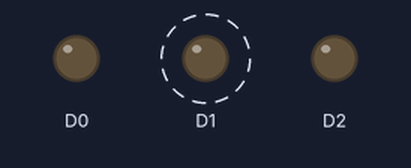
The program below on a simulated Arduino MKR. Parts: output pins drawn as LEDs (lit = HIGH). Dashed ring = blinking.

Above: at 0.1 s.
Timing chart, 0 to 3.0 s (numbered marks = the images above):
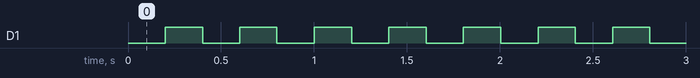

Measured:
- by itself, D1: alternates HIGH for 0.20 s and LOW for 0.20 s, 20 changes in all, then stays LOW

The program:

main.cpp
```cpp
#include <Arduino.h>

enum class LedPin : uint8_t {
  Warning = 0,
  Error = 1,
  Ok = 2
};

struct Blinker {
  uint32_t last_toggle_time = 0;
  bool led_state = false;
  int blink_counter = 0;
  int target_blinks = 0;
  uint32_t interval_ms = 0;
  LedPin pin;

  void start(LedPin led_pin, int n_blinks, uint32_t duration_ms);
  void update();
};


//Declarations
void setPinMode(LedPin pin, u_int8_t mode);
void writePin(LedPin pin, u_int8_t value);
Blinker errorBlinker;

void setup()
{
  setPinMode(LedPin::Error, OUTPUT);
  setPinMode(LedPin::Warning, OUTPUT);
  setPinMode(LedPin::Ok, OUTPUT);

  writePin(LedPin::Error, LOW);
  writePin(LedPin::Warning, LOW);
  writePin(LedPin::Ok, LOW);

  errorBlinker.start(LedPin::Error, 10, 200);
}

void loop()
{
  errorBlinker.update();
}


//functions

void Blinker::start(LedPin led_pin, int n_blinks, uint32_t duration_ms) {
  if (blink_counter == 0) {
    pin = led_pin;
    target_blinks = n_blinks * 2;
    blink_counter = 0;
    interval_ms = duration_ms;
    last_toggle_time = millis();
  }
}

void Blinker::update() {
  if (target_blinks == 0) return;

  uint32_t current_time = millis();

  if (current_time - last_toggle_time >= interval_ms) {
    led_state = !led_state;
    writePin(pin, led_state ? HIGH : LOW);

    last_toggle_time = current_time;
    blink_counter++;

    if (blink_counter >= target_blinks) {
      target_blinks = 0;
      blink_counter = 0;
      writePin(pin, LOW);
    }
  }
}

//Helpers and wrappers
void setPinMode(LedPin pin, u_int8_t mode){
  pinMode(static_cast<uint8_t>(pin), mode);
}

void writePin(LedPin pin, u_int8_t value){
    digitalWrite(static_cast<uint8_t>(pin), value);
}
```
